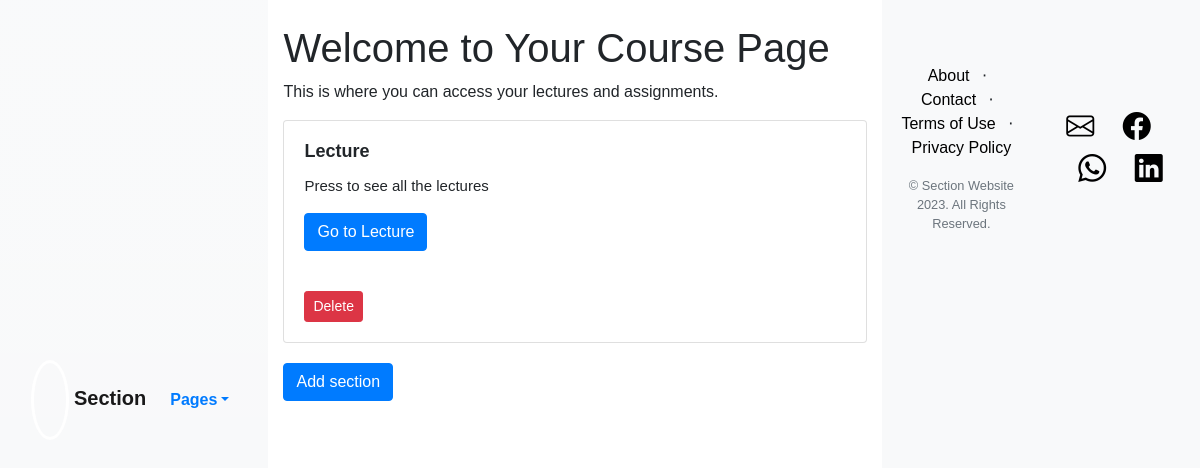
The app's page /views/coursecontent.php?course_id=19 (signed in) with its own data.
### tables this page shows
CREATE TABLE `section_table` (
  `ID` int(11) NOT NULL,
  `name` varchar(100) NOT NULL,
  `courseID` int(11) NOT NULL,
  `detials` varchar(200) NOT NULL
);

### models/classsection.php (called while the page is built, shortened)
<?php
class section {
    public static function connect(){
        $conn=new PDO("mysql:host=localhost;dbname=miu","root","");
        return $conn;
    }
    public static function selectByCourse($courseID) {
        $conn = section::connect();
        $query = "SELECT * FROM section_table WHERE courseID = ?";
        $list = $conn->prepare($query);
        $list->execute(array($courseID));
        $fetch = $list->fetchAll(PDO::FETCH_ASSOC);
        return $fetch;
    }
}
?>

### views/coursecontent.php (the view, shortened to what this page needs)
<!DOCTYPE html>
<html lang="en">
<?php
            include("partials/head.php");
    echo'<body>';
            include("partials/navbar.php");
    ?>
    <div class="container mt-4">
        <h1>Welcome to Your Course Page</h1>
        <p>This is where you can access your lectures and assignments.</p>
        <?php
        if (isset($_GET['course_id'])) {
            $course_id = $_GET['course_id'];
        }
        require '../models/classsection.php';
        $sections = section::selectByCourse($course_id);
        if (count($sections) > 0) {
            foreach ($sections as $value) {
                echo '<div class="card">';
                echo '    <div class="card-body">';
                echo '        <h5 class="card-title">' . $value['name'] . '</h5>';
                echo '        <p class="card-text">' . $value['detials'] . '</p>';
                echo '        <a href="content.php?title=' . $value['name'] . '&sectionID=' . $value['ID'] . '" class="btn btn-primary">Go to ' . $value['name'] . '</a>';
                echo '    </div>';
                if(isset($_SESSION['type']) && $_SESSION['type'] == 'instructor')
{
    echo '<form method="post" action="../controller/section_controller.php">';
    echo '        <div class="card-body">';
    echo '            <button type="submit" name="delete_section" value="' . $value['ID'] . '" class="btn btn-danger btn-sm delete-btn">Delete</button>';
    echo '        </div>';
                echo '</div>';
}
            }
        }
        ?>
<?php
if(isset($_SESSION['type']) && $_SESSION['type'] == 'instructor')
{
?>
    <div id="addSectionButtonContainer">
        <button type="button" class="btn btn-primary" id="showFormButton">Add section</button>
    </div>
</div>
<?php
}
?>
    <?php
           include("partials/footer.php")
        ?>
</body>
</html>

### public/css/about.css (style rules this page uses)
:root { --primary: #0d6efd; --light: #e4eefc; --dark: #181d38; }

### public/css/dashboard.css (style rules this page uses)
* { margin: 0; padding: 0; border: none; outline: none; box-sizing: border-box; font-family: "Poppins", sans-serif; }
body { display: flex; }
a { color: black; text-decoration: none; }

### views/coursecontent.php (style rules this page uses)
.card { margin-top: 15px; }

### records on screen
section_table: name "Lecture", detials "Press to see all the lectures", $value['ID'] 136 (drawn)
